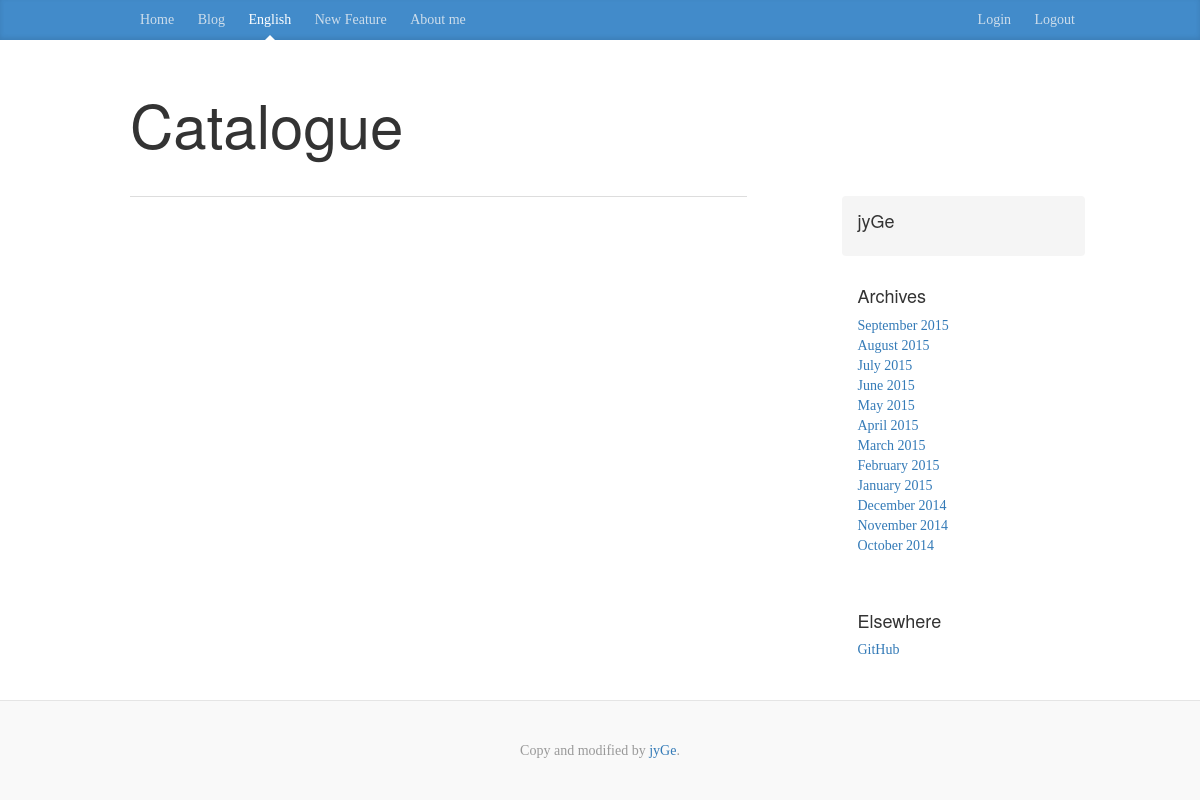
Page /sblog/english/ on the earlier database version.
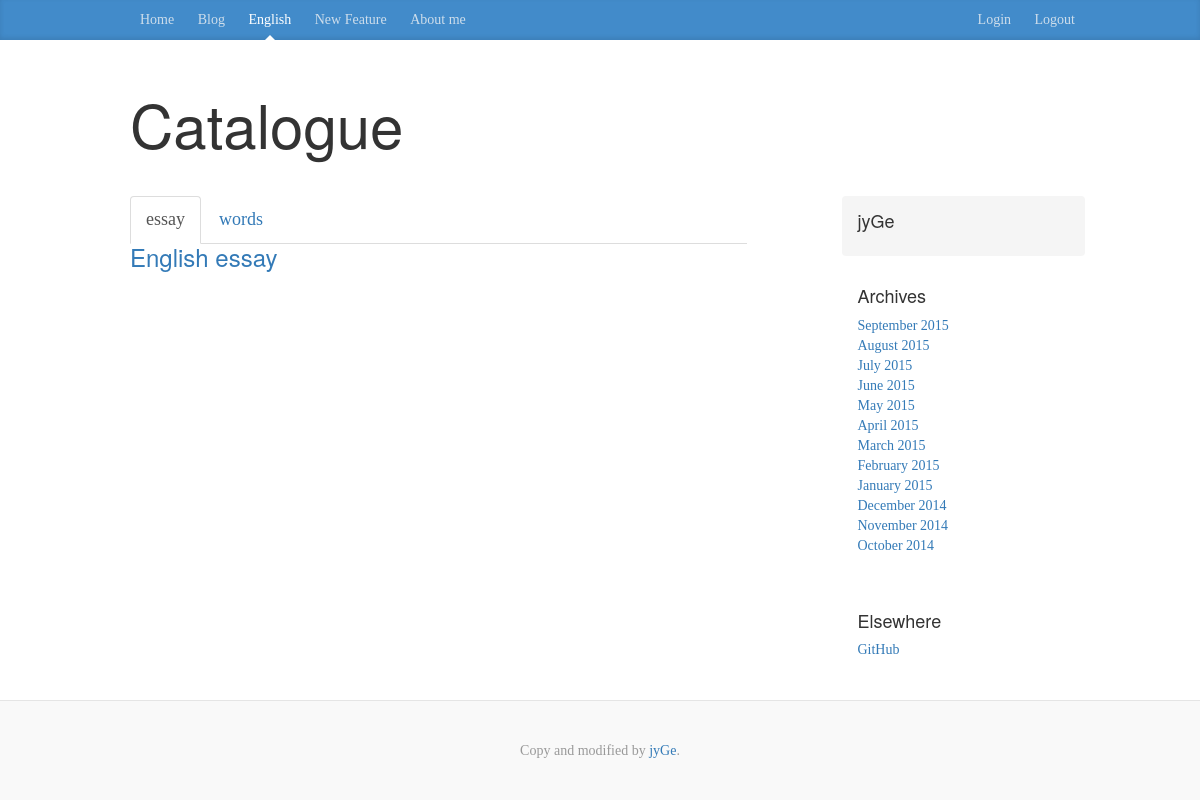
Same page on the later database version.
### sblog/models.py (models this page shows, shortened)
class Catalogue(models.Model):
	catalogue_name = models.CharField(max_length=20, blank=True)

class Article(models.Model):
	caption = models.CharField(max_length=50)
	author = models.ForeignKey(Author)
	catalogue = models.ForeignKey(Catalogue)
	content = models.TextField()
	publish_time = models.DateTimeField(auto_now_add=True)
	update_time = models.DateTimeField(auto_now=True)
	class Meta:
		ordering = ['-publish_time']

### sblog/views.py (the view)
def english_catalogue(request):
	catalogues = Catalogue.objects.all()
	articles = Article.objects.all()
	word_lists = WordList.objects.all()
	return render(request, 'sblog/english_catalogue.html',
		{'catalogues': catalogues,
		'articles': articles,
		'word_lists': word_lists,
		})

### sblog/templates/sblog/english_catalogue.html (shortened to what this page needs)
{% extends "sblog/base.html" %}
{% block content %}
<div class="container">
  <div class="blog-header">
    <h1 class="blog-title">Catalogue</h1>
  </div>
  <div class="row">
    <div class="col-sm-8 blog-main">
    <div>
      <ul class="nav nav-tabs">
       {% for catalogue in catalogues %}
        <li role="presentation" data-toggle="tab"><a href="#{{catalogue.catalogue_name}}">{{ catalogue.catalogue_name}}</a></li>
       {% endfor %}
       </ul>
       </div>
        <div>
       {% for article in articles %}
       <h3 id="essay"><a href="">{{ article.caption }}</a></h3>{% endfor %}
       </div>
    </div>
    <div class="col-sm-3 col-sm-offset-1 blog-sidebar">
      <div class="sidebar-module sidebar-module-inset">
        <h4>jyGe</h4>
      </div>
      <div class="sidebar-module">
        <h4>Archives</h4>
        <ol class="list-unstyled">
          <li><a href="#">September 2015</a></li>
          <li><a href="#">August 2015</a></li>
          <li><a href="#">July 2015</a></li>
          <li><a href="#">June 2015</a></li>
          <li><a href="#">May 2015</a></li>
          <li><a href="#">April 2015</a></li>
          <li><a href="#">March 2015</a></li>
          <li><a href="#">February 2015</a></li>
          <li><a href="#">January 2015</a></li>
          <li><a href="#">December 2014</a></li>
          <li><a href="#">November 2014</a></li>
          <li><a href="#">October 2014</a></li>
        </ol>
      </div>
      <div class="sidebar-module">
        <h4>Elsewhere</h4>
        <ol class="list-unstyled">
          <li><a href="https://github.com/jyGe">GitHub</a></li>
        </ol>
      </div>
    </div>
  </div>
</div>
{% endblock %}

Differences in the rows shown:
added Catalogue: catalogue_name "essay"
added Catalogue: catalogue_name "words"
added Article: caption "English essay"
